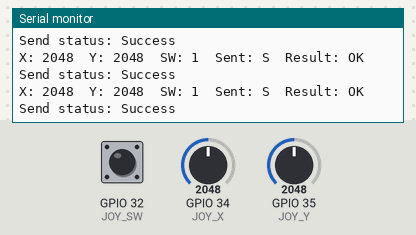
The sketch below on a simulated ESP32. Parts: the last lines printed to the serial monitor. The test bench sets the inputs (shaded band); at power-on: GPIO 34 (JOY_X) = 2048, GPIO 35 (JOY_Y) = 2048, GPIO 32 (JOY_SW) HIGH.

Above: at 2.2 s.
2.3 s: GPIO 34 (JOY_X) set to 3040
At 3.02 s:
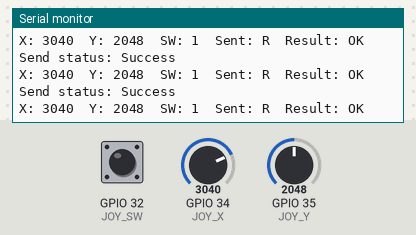
3.9 s: GPIO 35 (JOY_Y) set to 3040
At 4.23 s:
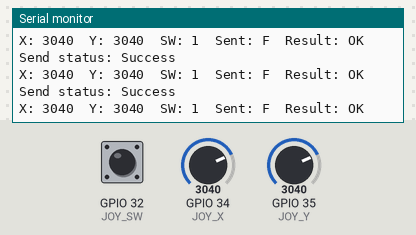
5.5 s: GPIO 35 (JOY_Y) set to 960
At 5.54 s:
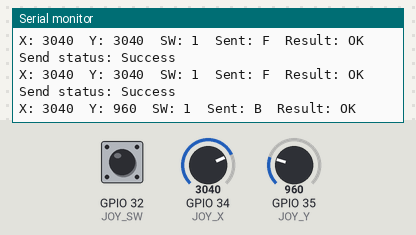
7.1 s: GPIO 32 (JOY_SW) pulled LOW for 0.15 s
8.7 s: GPIO 34 (JOY_X) set to 2960
At 8.77 s:
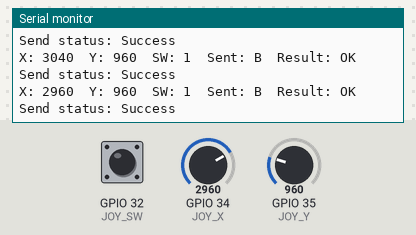
10.2 s: GPIO 32 (JOY_SW) pulled LOW for 1 s
At 10.38 s:
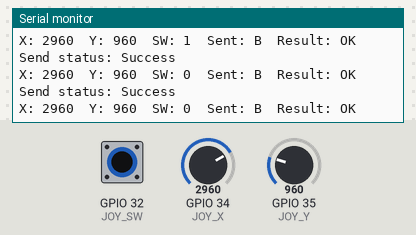

The sketch:

joystick_transmitter.ino
```cpp
#include <WiFi.h>
#include <esp_now.h>
#include <esp_wifi.h>

#define JOY_X 34
#define JOY_Y 35
#define JOY_SW 32

#define ESPNOW_CHANNEL 1

uint8_t receiverMac[] = {0x30, 0xED, 0xA0, 0xBB, 0x43, 0x28};

typedef struct struct_message {
  char command;
} struct_message;

struct_message outgoingData;
esp_now_peer_info_t peerInfo = {};

void onDataSent(const wifi_tx_info_t *info, esp_now_send_status_t status) {
  Serial.print("Send status: ");
  Serial.println(status == ESP_NOW_SEND_SUCCESS ? "Success" : "Fail");
}

char getCommandFromJoystick(int xValue, int yValue) {
  if (yValue > 3000) return 'F';
  if (yValue < 1000) return 'B';
  if (xValue < 1000) return 'L';
  if (xValue > 3000) return 'R';
  return 'S';
}

void setup() {
  Serial.begin(115200);
  delay(1000);

  pinMode(JOY_SW, INPUT_PULLUP);

  WiFi.mode(WIFI_STA);
  WiFi.disconnect(true, true);
  esp_wifi_set_channel(ESPNOW_CHANNEL, WIFI_SECOND_CHAN_NONE);

  if (esp_now_init() != ESP_OK) {
    Serial.println("ESP-NOW init failed");
    return;
  }

  esp_now_register_send_cb(onDataSent);

  memset(&peerInfo, 0, sizeof(peerInfo));
  memcpy(peerInfo.peer_addr, receiverMac, 6);
  peerInfo.channel = ESPNOW_CHANNEL;
  peerInfo.encrypt = false;

  if (esp_now_add_peer(&peerInfo) != ESP_OK) {
    Serial.println("Failed to add peer");
    return;
  }

  Serial.println("ESP-NOW Transmitter Ready");
}

void loop() {
  int xValue = analogRead(JOY_X);
  int yValue = analogRead(JOY_Y);
  int swValue = digitalRead(JOY_SW);

  outgoingData.command = getCommandFromJoystick(xValue, yValue);

  esp_err_t result = esp_now_send(receiverMac, (uint8_t *)&outgoingData, sizeof(outgoingData));

  Serial.print("X: ");
  Serial.print(xValue);
  Serial.print("  Y: ");
  Serial.print(yValue);
  Serial.print("  SW: ");
  Serial.print(swValue);
  Serial.print("  Sent: ");
  Serial.print(outgoingData.command);
  Serial.print("  Result: ");
  Serial.println(result == ESP_OK ? "OK" : "ERROR");

  delay(100);
}
```

Measured:
- after the input at 2.3 s, the serial monitor: prints a new line at once (image 1)
- after the input at 3.9 s, the serial monitor: prints a new line at once (image 2)
- after the input at 5.5 s, the serial monitor: prints a new line at once (image 3)
- after the input at 8.7 s, the serial monitor: prints a new line after 0.06 s (image 4)
- after the input at 10.2 s, the serial monitor: prints a new line after 0.08 s (image 5)
